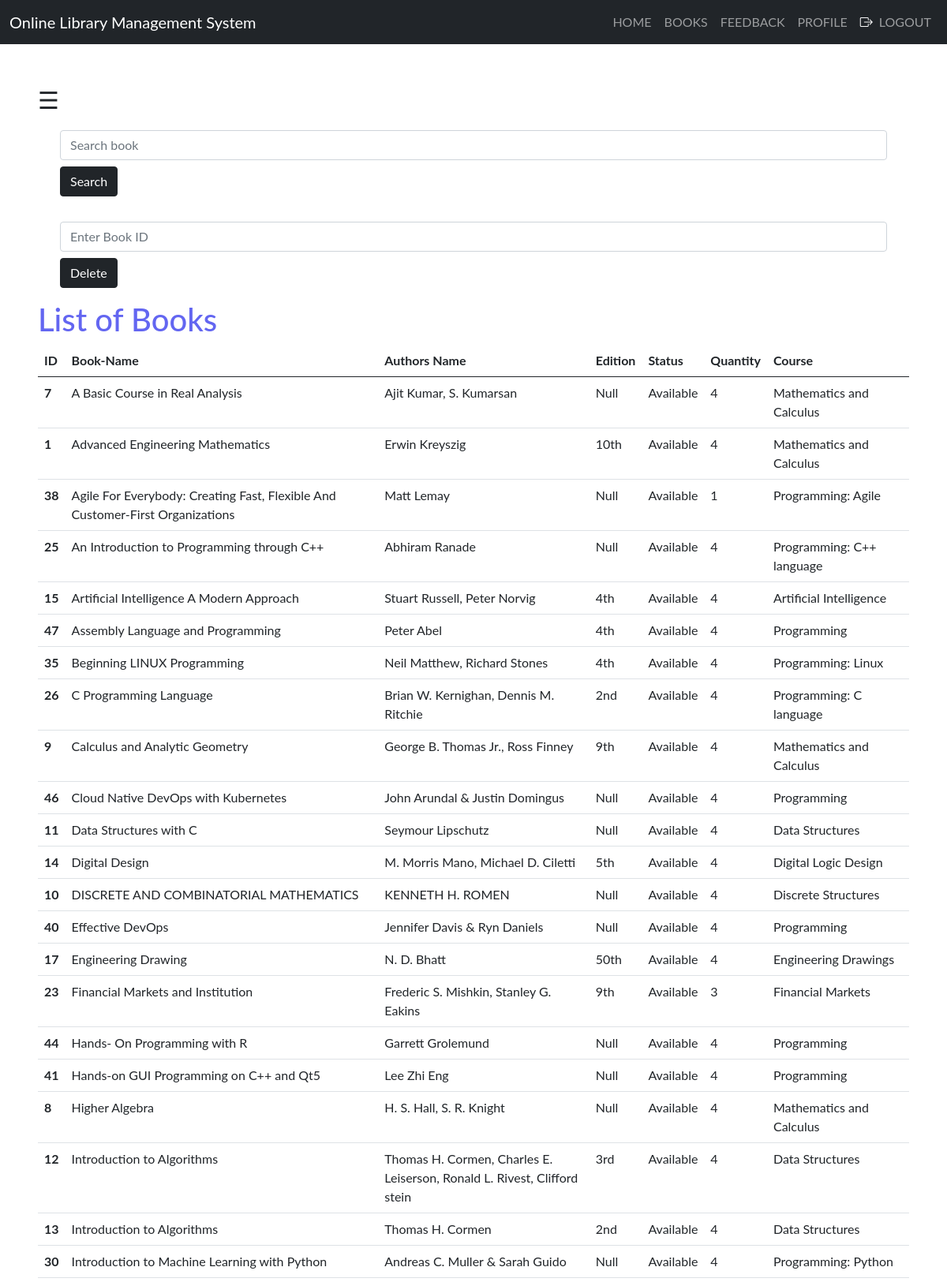
Page /admin/books.php (signed in, upper part) on the committed database.
### tables this page shows
CREATE TABLE `books` (
  `bid` int(100) NOT NULL,
  `name` varchar(120) NOT NULL,
  `authors` varchar(100) NOT NULL,
  `edition` varchar(100) NOT NULL,
  `status` varchar(100) NOT NULL,
  `quantity` int(100) NOT NULL,
  `course` varchar(100) NOT NULL,
  `ebook` varchar(200) NOT NULL
);

### admin/books.php (the view, shortened to what this page needs)
<?php
include "connection.php";
include "modals/navbar.php";
?>
<section class="p-5">
	<span style="font-size:30px;cursor:pointer" onclick="openNav()">&#9776;</span>
	<div class="container ms-auto">
		<form class="navbar-form p-3" method="post" name="form1">
			<input class="form-control mb-2" type="text" name="search" placeholder="Search book" required="">
			<button type="submit" name="submit" class="btn btn-dark">Search</button>
		</form>
	</div>
	<div class="container ms-auto">
		<form class="navbar-form p-3" method="post" name="form1">
			<input class="form-control mb-2" type="text" name="bid" placeholder="Enter Book ID" required="">
			<button type="submit" name="submit1" class="btn btn-dark">Delete</button>
		</form>
	</div>
	<p class="h1 text-indigo-500">List of Books</p>
	<?php
	if (isset($_POST['submit'])) {
		$q = mysqli_query($db, "SELECT * from books where name like '%$_POST[search]%' ");
		if (mysqli_num_rows($q) == 0) {
			echo "Sorry! No book found. Try searching again.";
		} else { ?>
			<table class="table">
				<thead>
					<tr>
						<th scope="col"><?php echo 'ID' ?></th>
						<th scope="col"><?php echo 'Book-Name' ?></th>
						<th scope="col"><?php echo 'Authors Name' ?></th>
						<th scope="col"><?php echo 'Edition' ?></th>
						<th scope="col"><?php echo 'Status' ?></th>
						<th scope="col"><?php echo 'Quantity' ?></th>
						<th scope="col"><?php echo 'Course' ?></th>
					</tr>
				</thead>
				<tbody>
					<?php while ($row = mysqli_fetch_assoc($q)) { ?>
						<tr>
							<th scope="row"><?php echo $row['bid'] ?></th>
							<td><?php echo $row['name'] ?></td>
							<td><?php echo $row['authors'] ?></td>
							<td><?php echo $row['edition'] ?></td>
							<td><?php echo $row['status'] ?></td>
							<td><?php echo $row['quantity'] ?></td>
							<td><?php echo $row['course'] ?></td>
						</tr>
					<?php } ?>
				</tbody>
			</table>
		<?php
		}
	}
	else {
		$res = mysqli_query($db, "SELECT * FROM `books` ORDER BY `books`.`name` ASC;"); ?>
		<table class="table">
			<thead>
				<tr>
					<th scope="col"><?php echo 'ID' ?></th>
					<th scope="col"><?php echo 'Book-Name' ?></th>
					<th scope="col"><?php echo 'Authors Name' ?></th>
					<th scope="col"><?php echo 'Edition' ?></th>
					<th scope="col"><?php echo 'Status' ?></th>
					<th scope="col"><?php echo 'Quantity' ?></th>
					<th scope="col"><?php echo 'Course' ?></th>
				</tr>
			</thead>
			<tbody>
				<?php while ($row = mysqli_fetch_assoc($res)) { ?>
					<tr>
						<th scope="row"><?php echo $row['bid'] ?></th>
						<td><?php echo $row['name'] ?></td>
						<td><?php echo $row['authors'] ?></td>
						<td><?php echo $row['edition'] ?></td>
						<td><?php echo $row['status'] ?></td>
						<td><?php echo $row['quantity'] ?></td>
						<td><?php echo $row['course'] ?></td>
					</tr>
				<?php } ?>
			</tbody>
		</table>
		<?php
	}
			mysqli_query($db, "DELETE from books where bid = '$_POST[bid]'; "); ?>
</section>
<?php
include 'modals/footer.php';
?>

### admin/books.php (style rules this page uses)
body { font-family: "Lato", sans-serif; transition: background-color .5s; }

### rows in the picture
books: bid "7", name "A Basic Course in Real Analysis", authors "Ajit Kumar, S. Kumarsan", edition "Null", status "Available", quantity "4", course "Mathematics and Calculus"
books: bid "1", name "Advanced Engineering Mathematics", authors "Erwin Kreyszig", edition "10th", status "Available", quantity "4", course "Mathematics and Calculus"
books: bid "38", name "Agile For Everybody: Creating Fast, Flexible And Customer-First Organizations", authors "Matt Lemay", edition "Null", status "Available", quantity "1", course "Programming: Agile"
books: bid "25", name "An Introduction to Programming through C++", authors "Abhiram Ranade", edition "Null", status "Available", quantity "4", course "Programming: C++ language"
books: bid "15", name "Artificial Intelligence A Modern Approach", authors "Stuart Russell, Peter Norvig", edition "4th", status "Available", quantity "4", course "Artificial Intelligence"
books: bid "47", name "Assembly Language and Programming", authors "Peter Abel", edition "4th", status "Available", quantity "4", course "Programming"
books: bid "35", name "Beginning LINUX Programming", authors "Neil Matthew, Richard Stones", edition "4th", status "Available", quantity "4", course "Programming: Linux"
books: bid "26", name "C Programming Language", authors "Brian W. Kernighan, Dennis M. Ritchie", edition "2nd", status "Available", quantity "4", course "Programming: C language"
books: bid "9", name "Calculus and Analytic Geometry", authors "George B. Thomas Jr., Ross Finney", edition "9th", status "Available", quantity "4", course "Mathematics and Calculus"
books: bid "46", name "Cloud Native DevOps with Kubernetes", authors "John Arundal & Justin Domingus", edition "Null", status "Available", quantity "4", course "Programming"
books: bid "11", name "Data Structures with C", authors "Seymour Lipschutz", edition "Null", status "Available", quantity "4", course "Data Structures"
books: bid "14", name "Digital Design", authors "M. Morris Mano, Michael D. Ciletti", edition "5th", status "Available", quantity "4", course "Digital Logic Design"
books: bid "10", name "DISCRETE AND COMBINATORIAL MATHEMATICS", authors "KENNETH H. ROMEN", edition "Null", status "Available", quantity "4", course "Discrete Structures"
books: bid "40", name "Effective DevOps", authors "Jennifer Davis & Ryn Daniels", edition "Null", status "Available", quantity "4", course "Programming"
books: bid "17", name "Engineering Drawing", authors "N. D. Bhatt", edition "50th", status "Available", quantity "4", course "Engineering Drawings"
books: bid "23", name "Financial Markets and Institution", authors "Frederic S. Mishkin, Stanley G. Eakins", edition "9th", status "Available", quantity "3", course "Financial Markets"
books: bid "44", name "Hands- On Programming with R", authors "Garrett Grolemund", edition "Null", status "Available", quantity "4", course "Programming"
books: bid "41", name "Hands-on GUI Programming on C++ and Qt5", authors "Lee Zhi Eng", edition "Null", status "Available", quantity "4", course "Programming"
books: bid "8", name "Higher Algebra", authors "H. S. Hall, S. R. Knight", edition "Null", status "Available", quantity "4", course "Mathematics and Calculus"
books: bid "12", name "Introduction to Algorithms", authors "Thomas H. Cormen, Charles E. Leiserson, Ronald L. Rivest, Clifford stein", edition "3rd", status "Available", quantity "4", course "Data Structures"
books: bid "13", name "Introduction to Algorithms", authors "Thomas H. Cormen", edition "2nd", status "Available", quantity "4", course "Data Structures"
books: bid "30", name "Introduction to Machine Learning with Python", authors "Andreas C. Muller & Sarah Guido", edition "Null", status "Available", quantity "4", course "Programming: Python"
